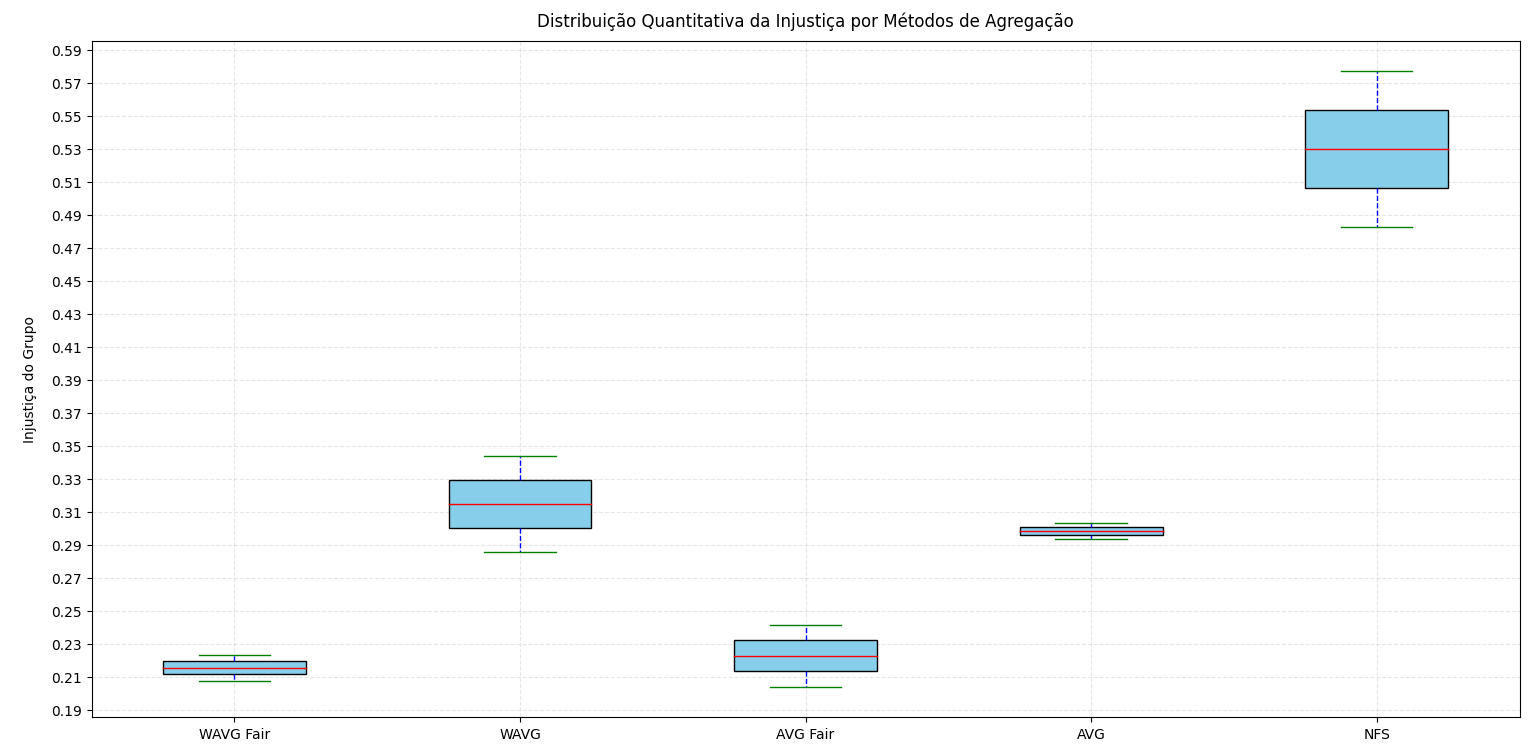

Reproduce this figure in Python.
import matplotlib.pyplot as plt

# Dados
categorias = ['WAVG Fair', 'WAVG', 'AVG Fair', 'AVG', 'NFS']

valores = [
    [(0.176923722+0.191555917+0.253794730)/3, (0.350863844+0.346457183+0.333889246)/3, 0.203982512, 0.303179542, 0.482744495],
    [(0.175494105+0.203449160+0.290951431)/3, (0.291007280+0.287494898+0.278166384)/3, 0.241593122, 0.293804646, 0.577241898]
]

# Preparando os dados para o boxplot
data_boxplot = [list(bucket) for bucket in zip(*valores)]

# Configurações do boxplot
# fig, ax = plt.subplots(figsize=(10, 9))
fig, ax = plt.subplots(figsize=(14, 8))

boxprops = dict(facecolor='skyblue', color='black')
medianprops = dict(color='red')
whiskerprops = dict(color='blue', linestyle='--')
capprops = dict(color='green')

bp = ax.boxplot(data_boxplot, labels=categorias, patch_artist=True, boxprops=boxprops, medianprops=medianprops, whiskerprops=whiskerprops, capprops=capprops, showmeans=False)

# ax.set_xlabel('Métodos de Agregação', labelpad=10)
ax.set_ylabel('Injustiça do Grupo', labelpad=10)

plt.title('Distribuição Quantitativa da Injustiça por Métodos de Agregação', pad=10)
plt.grid(True, linestyle='--', alpha=0.3)

# Ajuste da escala no eixo y com intervalos de 0.025
ax.set_yticks([i / 100 for i in range(19, 60, 2)])  # Intervalo de 0.025 de 0.175 a 0.49

plt.tight_layout()
plt.show()
